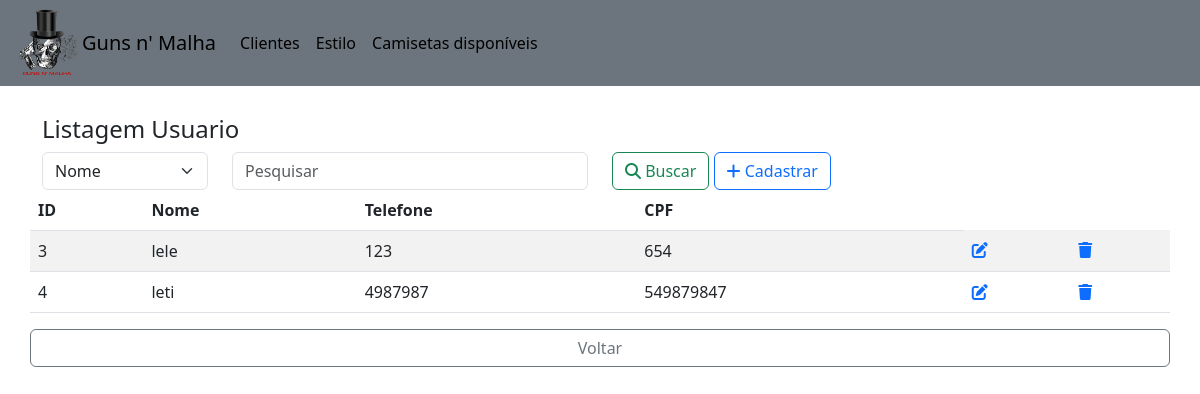
The app's page /view/UsuarioList.php, older data.
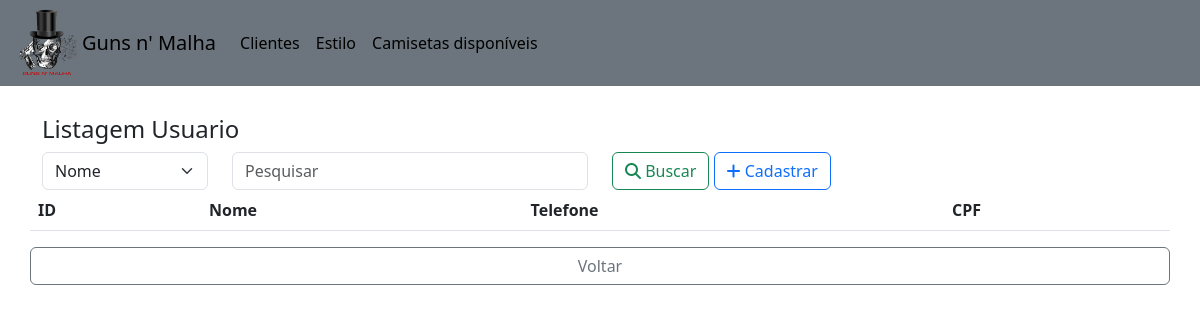
The same page, newer data.
### tables this page shows
CREATE TABLE IF NOT EXISTS `usuario` (
  `id` int NOT NULL AUTO_INCREMENT,
  `nome` varchar(100) NOT NULL DEFAULT '0',
  `telefone` varchar(50) NOT NULL DEFAULT '0',
  `cpf` varchar(50) NOT NULL DEFAULT '0',
  PRIMARY KEY (`id`)
);

### model/BD.class.php (called while the page is built, shortened)
<?php
class BD {
  private $host = "localhost";
	private $dbname = "db_webav01";
	private $port = 3306;
	private $usuario = "root";
	private $senha = "";
	private $db_charset = "utf8";
	public function conn()
  {
    $conn = "mysql:host=$this->host;dbname=$this->dbname;port=$this->port";
    return new PDO(
      $conn,
      $this->usuario,
      $this->senha,
      [ PDO::MYSQL_ATTR_INIT_COMMAND => "SET NAMES " . $this->db_charset ]
    );
  }
	public function select($nome_tabela)
  {
    $conn = $this->conn();
    $sql = "select * from $nome_tabela;";
    $st = $conn->prepare($sql);
    $st->execute();
		return $st->fetchAll(PDO::FETCH_CLASS);
  }
}

### controller/UsuarioController.php (called while the page is built, shortened)
<?php
include "../model/BD.class.php";
class UsuarioController {
    private $model;
    private $table = "usuario";
    public function __construct(){
        $this->model = new BD();
    }
    public function carregar(){
        return $this->model->select($this->table);
    }
}

### view/UsuarioList.php (the view, shortened to what this page needs)
<?php
include "../controller/UsuarioController.php";
   $usuario = new UsuarioController();
  if(!empty($_POST)){
    $load = $usuario->pesquisar($_POST);
  }else{
    $load = $usuario->carregar();
  }
?>
<!doctype html>
<html lang="en">
  <head>
    <link rel="stylesheet" href="https://cdnjs.cloudflare.com/ajax/libs/font-awesome/6.4.0/css/all.min.css" />
    <link href="https://cdn.jsdelivr.net/npm/bootstrap@5.3.0-alpha2/dist/css/bootstrap.min.css" rel="stylesheet">
  </head>
  <body>
  <nav class="navbar navbar-expand-lg bg-secondary">
  <div class="container-fluid">
    <img src="/Logo/logo.png"  width="70" height="70">
    <a class="navbar-brand" href="#">Guns n' Malha</a>
    <div class="collapse navbar-collapse" id="navbarSupportedContent">
      <ul class="navbar-nav me-auto mb-2 mb-lg-0">
        <li class="nav-item">
          <a class="nav-link active" aria-current="page" href="#">Clientes</a>
        </li>
        <ul class="navbar-nav me-auto mb-2 mb-lg-0">
        <li class="nav-item">
          <a class="nav-link active" aria-current="page" href="EstiloList.php">Estilo</a>
        </li>
        <ul class="navbar-nav me-auto mb-2 mb-lg-0">
        <li class="nav-item">
          <a class="nav-link active" aria-current="page" href="DisponivelList.php">Camisetas disponíveis</a>
        </li>
      </ul>
    </div>
  </div>
</nav>
  <div class="container">
    <div class="row">
      <h4><br>Listagem Usuario</h4>
        <form action="UsuarioList.php" method="post">
          <div class="row">
            <div class="col-2">
            <select name="campo" class="form-select">
              <option value="nome">Nome</option>
    </select>
      </div>
      <div class="col-4">
      <input type="text" class="form-control" placeholder="Pesquisar" name="valor"/>
    </div>
      <div class="col-6">
          <button class="btn btn-outline-success" type="submit">
          <i class="fa-solid fa-magnifying-glass"></i> Buscar</button>
          <a class="btn btn-outline-primary" href="UsuarioForm.php">
          <i class="fa-solid fa-plus"></i> Cadastrar</a>
      </div>
      </form>
      <table class="table table-striped table-hover">
      <thead>
            <tr>
                <th scope="col">ID</th>
                <th scope="col">Nome</th>
                <th scope="col">Telefone</th>
                <th scope="col">CPF</th>
            </tr>
    </thead>  <tbody>
        <?php
        foreach($load as $item){
          echo"<tr>
                <td scope='row'>$item->id</td>
                <td>$item->nome</td>
                <td>$item->telefone</td>
                <td>$item->cpf</td>
                <td><a href='./UsuarioForm.php?id=$item->id'><i class='fa-solid fa-pen-to-square'></i></a></td>
                <td><a href='./UsuarioList.php?id=$item->id'
                        onclick='return confirm(\"Deseja Excluir?\")'><i class='fa-solid fa-trash'></i></a></td>
              </tr>";
        }
            ?>
              </tbody>
        </table>
      </div>
      <a href="main.php" class="btn btn-outline-secondary" role="button">Voltar</a>
    </div>
  </body>
</html>

Row changes from the older to the newer data that the page shows:
removed usuario: id "3", nome "lele", telefone "123", cpf "654"
removed usuario: id "4", nome "leti", telefone "4987987", cpf "549879847"
